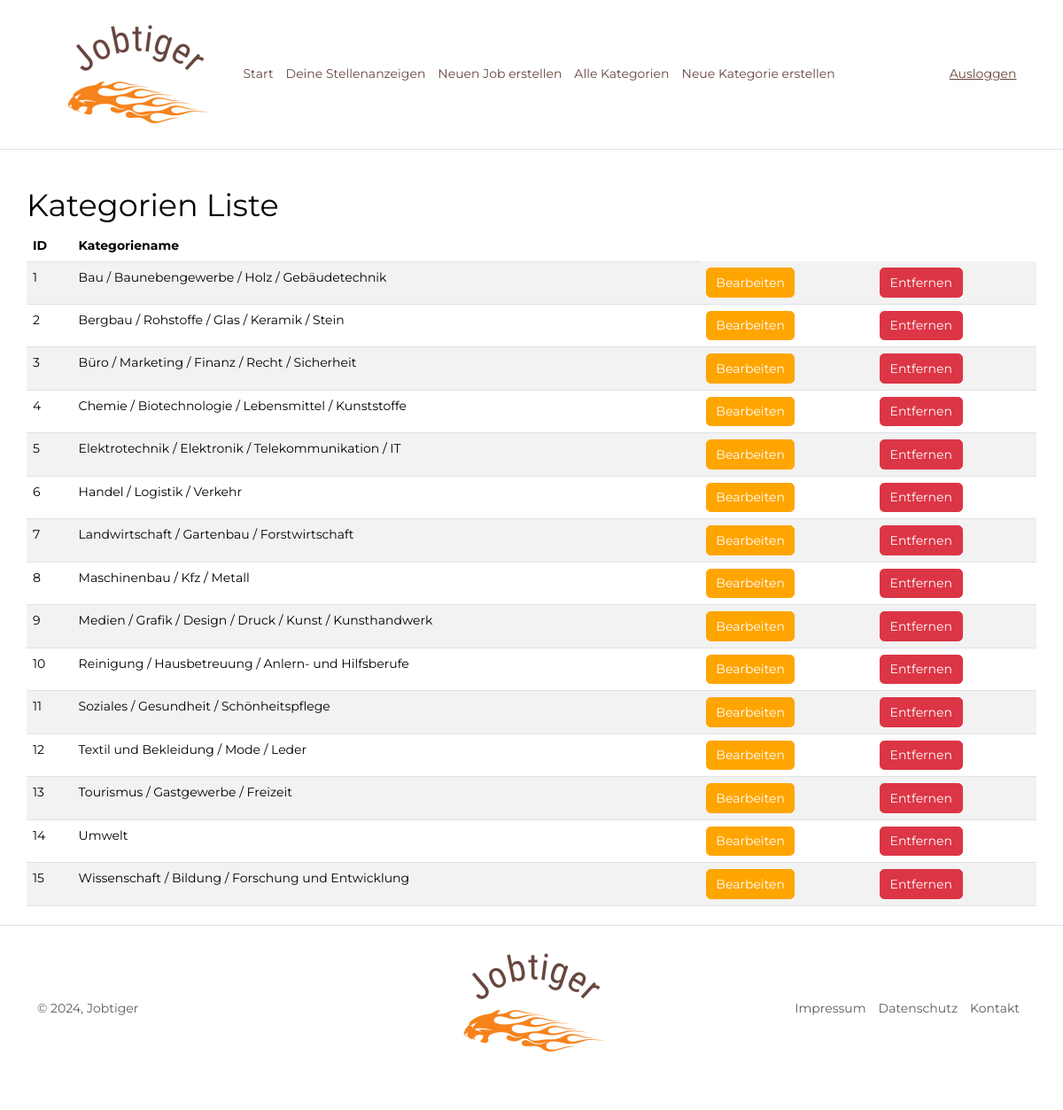
The page /kategorien_liste.php (signed in) on the database as committed earlier.
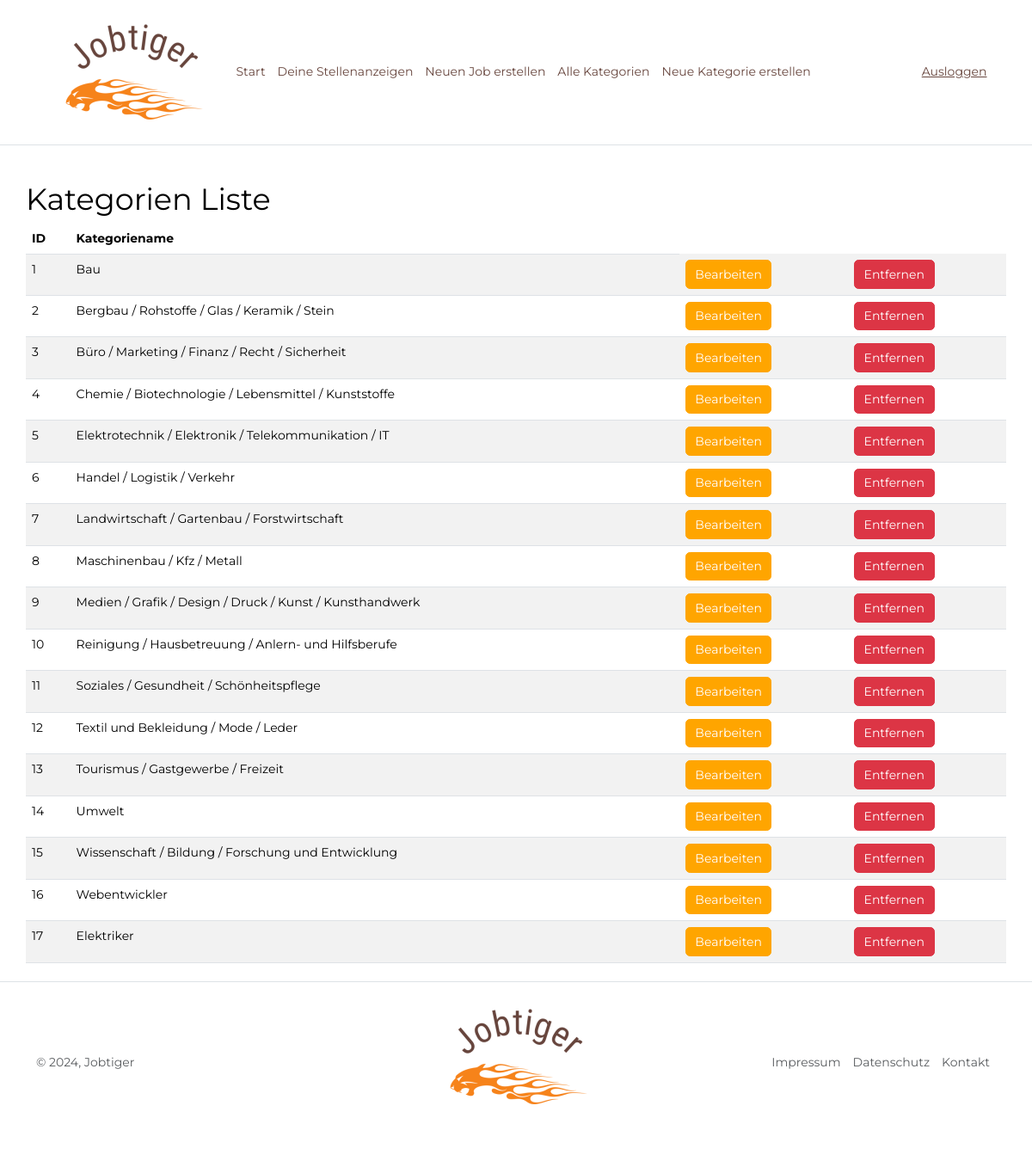
The same page on the database as committed later.
### tables this page shows
CREATE TABLE `kategorien` (
  `id` int(10) UNSIGNED NOT NULL,
  `kategorie` varchar(255) NOT NULL
);

### setup.php (called while the page is built, shortened)
<?php
spl_autoload_register(
    function (string $klasse) {
        $prefix = "WIFI\\Jobportal\\";
        $basis = __DIR__ . "/";
        $laenge = strlen($prefix);
        $klasse_ohne_prefix = substr($klasse, $laenge);
        $datei = $basis . $klasse_ohne_prefix . ".php";
        $datei = str_replace("\\", "/", $datei);
    }
);

### Fdb/Mysql.php (called while the page is built, shortened)
<?php
class Mysql {
    private static ?Mysql $instanz = null;
    public static function getInstanz(): Mysql {
        if (!self::$instanz) {
            self::$instanz = new Mysql();
        }
        return self::$instanz;
    }
    private \mysqli $db;
    public function verbinden() {
        $this->db = new \mysqli(MYSQL_HOST, MYSQL_USER, MYSQL_PASSWORT, MYSQL_DATENBANK);
        $this->db->set_charset('utf8mb4');
    }
    public function query(string $input): \mysqli_result|bool {
        $ergebnis = $this->db->query($input);
        return $ergebnis;
    }
}

### Fdb/Model/Kategorien.php (called while the page is built, shortened)
<?php
class Kategorien {
    public function alle_kategorien(): array {
        $alle_kategorien = array();
        $db = Mysql::getInstanz();
        $ergebnis = $db->query("SELECT * FROM kategorien");
        while ($row = $ergebnis->fetch_assoc()) {
            $alle_kategorien[] = new Kategorie($row);
        }
        return $alle_kategorien;
    }
}

### Fdb/Model/Row/RowAbstract.php (called while the page is built, shortened)
<?php
abstract class RowAbstract {
    protected string $tabelle;
    private array $daten = [];
    public function __construct(array|int $id_oder_daten) {
        if (is_array($id_oder_daten)) {
            $this->daten = $id_oder_daten;
        } else {
            $db = Mysql::getInstanz();
            $sql_id = $db->escape($id_oder_daten);
            $ergebnis = $db->query("SELECT * FROM {$this->tabelle} WHERE id = '{$sql_id}'");
            $this->daten = $ergebnis->fetch_assoc();
        }
    }
    public function __get(string $eigenschaft): mixed {
        return $this->daten[$eigenschaft];
    }
}

### kategorien_liste.php (the view, shortened to what this page needs)
<?php
include "setup.php";
include "kopf-backend.php";
?>
<h1>Kategorien Liste</h1>
<?php
echo "<table class='table table-striped'>";
echo "<thead class='thead-dark'>";
echo "<tr>";
    echo "<th>ID</th>";
    echo "<th>Kategoriename</th>";
echo "</tr>";
echo "</thead>";
echo "<tbody>";
$kategorien = new Kategorien();
$alle_kategorien = $kategorien->alle_kategorien();
foreach ($alle_kategorien as $kategorie) {
    echo "<tr>";
        echo "<td>" . $kategorie->id . "</td>";
        echo "<td>" . $kategorie->kategorie . "</td>";
        if ($_SESSION["benutzer_id"] == 9) {
            echo "<td>"."<a href='kategorie_bearbeiten.php?id={$kategorie->id}' class='btn btn-primary'>Bearbeiten</a>"."</td>";
            echo "<td>"."<a href='kategorie_entfernen.php?id={$kategorie->id}' class='btn btn-danger'>Entfernen</a>"."</td>";
        }
    echo "</tr>";
}
echo "</tbody>";
echo "</table>";
?>
<?php
include "fuss.php";
?>

Rows that differ between the two databases and show on the page:
changed kategorien id 1: kategorie "Bau / Baunebengewerbe / Holz / Gebäudetechnik" → "Bau"
added kategorien: id "16", kategorie "Webentwickler"
added kategorien: id "17", kategorie "Elektriker"
